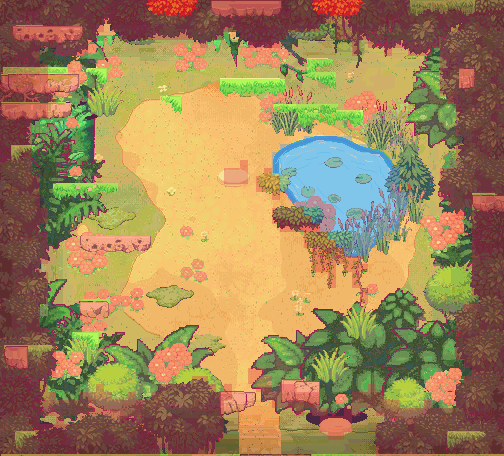

A 2D game scene composited from a Tiled map and its tileset images. What follows is a short description and the map's XML, with every tile layer's data as written:
An orthogonal 63x57 tile map with 8x8 px tiles, 1 tile layer (collision_8px), 1 image layer.

<map version="1.10" tiledversion="1.10.2" orientation="orthogonal" renderorder="right-down" width="63" height="57" tilewidth="8" tileheight="8" infinite="0" nextlayerid="4" nextobjectid="1">
 <properties>
  <property name="moteur" value="RogueEssence / PMDO" />
  <property name="case_lecture_px" type="int" value="24" />
  <property name="viewport" value="320x240" />
 </properties>
 <tileset firstgid="1" source="brosse_collision.tsx" />
 <imagelayer id="1" name="fond">
  <image source="fond.png" width="504" height="456" />
 </imagelayer>
 <layer id="2" name="collision_8px" width="63" height="57" opacity="0.55">
  <data encoding="csv">
2,2,2,2,2,2,2,2,2,2,2,2,2,2,2,2,2,2,2,2,2,2,2,2,2,2,2,2,2,2,2,2,2,2,2,2,2,2,2,2,2,2,2,2,2,2,2,2,2,2,2,2,2,2,2,2,2,2,2,2,2,2,2,
2,2,2,2,2,2,2,2,2,2,2,2,2,2,2,2,2,2,2,2,2,2,2,2,2,2,2,2,2,2,2,2,2,2,2,2,2,2,2,2,2,2,2,2,2,2,2,2,2,2,2,2,2,2,2,2,2,2,2,2,2,2,2,
2,2,2,2,2,2,2,2,2,2,2,2,2,2,2,2,2,2,2,2,2,2,2,2,2,2,2,2,2,2,2,2,2,2,2,2,2,2,2,2,2,2,2,2,2,2,2,2,2,2,2,2,2,2,2,2,2,2,2,2,2,2,2,
2,2,2,2,2,2,2,2,2,2,2,2,2,1,2,2,2,2,2,2,2,2,2,2,2,2,2,2,2,2,2,2,2,2,2,2,2,2,2,2,1,1,2,2,2,2,2,2,2,2,2,2,2,2,2,2,2,2,2,2,2,2,2,
2,2,2,2,2,2,2,2,2,2,2,2,1,1,1,2,2,2,2,2,2,2,2,2,2,2,2,2,1,1,2,2,2,2,2,2,1,1,1,1,1,1,2,2,2,2,2,2,2,2,2,2,2,2,2,2,2,2,2,2,2,2,2,
2,2,2,2,2,2,2,2,2,2,2,1,1,1,1,1,1,1,1,1,1,1,1,1,1,2,1,1,1,1,1,2,2,2,2,1,1,1,1,1,1,1,1,1,2,1,2,2,2,2,2,2,2,2,2,2,2,2,2,2,2,2,2,
2,2,2,2,2,1,1,2,2,2,2,1,1,1,1,1,1,1,1,1,1,1,1,1,1,1,1,1,1,1,1,1,1,1,1,1,1,1,1,1,1,1,1,1,2,1,1,1,2,1,1,2,2,2,1,2,2,2,2,2,2,2,2,
2,2,2,2,2,1,1,1,1,1,1,1,1,1,1,1,1,1,1,1,1,1,1,1,1,1,1,1,1,1,1,1,1,1,1,1,1,1,1,1,1,1,1,1,1,1,1,1,1,1,1,1,1,1,1,2,2,2,2,2,2,2,2,
2,2,2,2,2,2,1,1,1,1,1,1,1,1,1,1,1,1,1,1,1,1,1,1,1,1,1,1,1,1,1,1,1,1,1,1,1,1,1,1,1,1,1,1,1,1,1,1,1,1,1,1,1,1,1,2,2,2,2,2,2,2,2,
2,2,2,2,2,2,1,1,1,1,1,1,1,1,1,1,1,1,1,1,1,1,1,1,1,1,1,1,1,1,1,1,1,1,1,1,1,1,1,1,1,1,1,1,1,1,1,1,1,1,1,1,1,1,1,2,2,2,2,2,2,2,2,
2,2,2,2,2,2,1,1,1,1,1,1,1,1,1,1,1,1,1,1,1,1,1,1,1,1,1,1,1,1,1,1,1,1,1,1,1,1,1,1,1,1,1,1,1,1,1,1,1,1,1,1,1,1,1,2,2,2,2,2,2,2,2,
2,2,2,2,2,2,2,1,1,1,1,1,1,1,1,1,1,1,1,1,1,1,1,1,1,1,1,1,1,1,1,1,1,1,1,1,1,1,1,1,1,1,1,1,1,1,1,1,1,1,1,1,1,1,1,2,2,2,2,2,2,2,2,
2,2,2,2,2,2,2,1,1,1,1,1,1,1,1,1,1,1,1,1,1,1,1,1,1,1,1,1,1,1,1,1,1,1,1,1,1,1,1,1,1,1,1,1,1,1,1,1,1,1,1,1,1,1,1,1,2,2,2,2,2,2,2,
2,2,2,2,2,2,1,1,1,1,1,1,1,1,1,1,1,1,1,1,1,1,1,1,1,1,1,1,1,1,1,1,1,1,1,1,1,1,1,1,1,1,1,1,1,1,1,1,1,1,1,1,1,1,1,1,1,2,2,2,2,2,2,
2,2,2,2,2,2,1,1,1,1,1,1,1,1,1,1,1,1,1,1,1,1,1,1,1,1,1,1,1,1,1,1,1,1,1,1,1,1,1,1,1,1,1,1,1,1,1,1,1,1,1,1,1,1,1,1,1,2,2,2,2,2,2,
2,2,2,2,1,1,1,1,1,1,1,1,1,1,1,1,1,1,1,1,1,1,1,1,1,1,1,1,1,1,1,1,1,1,1,1,1,1,1,1,1,1,1,1,1,1,1,1,1,1,1,1,1,1,1,1,1,2,2,2,2,2,2,
2,2,2,2,1,1,1,1,1,1,1,1,1,1,1,1,1,1,1,1,1,1,1,1,1,1,1,1,1,1,1,1,1,1,1,1,1,1,1,1,1,1,1,1,1,1,1,1,1,1,1,1,1,1,1,1,1,2,2,2,2,2,2,
2,2,2,2,1,1,1,1,1,1,1,1,1,1,1,1,1,1,1,1,1,1,1,1,1,1,1,1,1,1,1,1,1,1,1,1,1,1,3,3,3,3,3,3,1,1,1,1,1,1,1,1,1,1,1,1,1,1,2,2,2,2,2,
2,2,2,2,1,1,1,1,1,1,1,1,1,1,1,1,1,1,1,1,1,1,1,1,1,1,1,1,1,1,1,1,1,1,1,3,3,3,3,3,3,3,3,3,3,3,1,1,1,1,1,1,1,1,1,1,1,2,2,2,2,2,2,
2,2,2,2,1,1,1,1,1,1,1,1,1,1,1,1,1,1,1,1,1,1,1,1,1,1,1,1,1,1,1,1,1,1,3,3,3,3,3,3,3,3,3,3,3,3,3,3,1,1,1,1,1,1,1,1,1,2,2,2,2,2,2,
2,2,2,2,1,1,1,1,1,1,1,1,1,1,1,1,1,1,1,1,1,1,1,1,1,1,1,1,1,1,2,1,1,1,3,3,3,3,3,3,3,3,3,3,3,3,3,3,3,1,1,1,1,1,1,1,1,2,2,2,2,2,2,
2,2,2,2,1,1,1,1,1,1,1,1,1,1,1,1,1,1,1,1,1,1,1,1,1,1,1,1,2,2,2,1,1,2,3,3,3,3,3,3,3,3,3,3,3,3,3,3,3,3,1,1,1,1,1,2,2,2,2,2,2,2,2,
2,2,2,2,2,1,1,1,1,1,1,1,1,1,1,1,1,1,1,1,1,1,1,1,1,1,1,1,2,2,2,1,2,2,2,3,3,3,3,3,3,3,3,3,3,3,3,3,3,3,1,1,1,1,1,2,2,2,2,2,2,2,2,
2,2,2,2,2,1,1,1,1,1,1,1,1,1,1,1,1,1,1,1,1,1,1,1,1,1,1,1,1,1,1,1,2,2,2,3,3,3,3,3,3,3,3,3,3,3,3,3,3,3,1,1,1,1,1,2,2,2,2,2,2,2,2,
2,2,2,2,2,1,1,1,1,1,1,1,1,1,1,1,1,1,1,1,1,1,1,1,1,1,1,1,1,1,1,1,1,1,2,1,3,3,3,3,3,3,3,3,3,3,3,3,3,3,3,1,1,1,1,2,2,2,2,2,2,2,2,
2,2,2,2,2,1,1,1,1,1,1,1,1,1,1,1,1,1,1,1,1,1,1,1,1,1,1,1,1,1,1,1,1,1,1,1,1,3,3,3,3,3,3,3,3,3,3,3,3,3,3,1,1,1,1,1,2,2,2,2,2,2,2,
2,2,2,2,2,2,1,1,1,1,1,1,1,1,1,1,1,1,1,1,1,1,1,1,1,1,1,1,1,1,1,1,1,1,2,2,2,2,3,3,3,3,3,3,3,3,3,3,3,3,3,1,1,1,1,1,1,2,1,2,2,2,2,
2,2,2,2,2,2,1,1,1,1,1,1,1,1,1,1,1,1,1,1,1,1,1,1,1,1,1,1,1,1,1,1,1,1,2,2,2,2,2,3,3,3,3,3,3,3,3,3,3,3,1,1,1,1,1,1,1,1,1,2,2,2,2,
2,2,2,2,2,1,1,1,1,1,1,1,1,1,1,1,1,1,1,1,1,1,1,1,1,1,1,1,1,1,1,1,1,1,1,2,2,2,2,2,3,3,3,3,3,3,3,3,3,3,1,1,1,1,1,1,1,1,1,2,2,2,2,
2,2,2,2,2,2,1,1,1,1,1,1,1,1,1,1,1,1,1,1,1,1,1,1,1,1,1,1,1,1,1,1,1,1,1,1,1,1,2,2,2,3,3,3,3,3,3,3,1,1,1,1,1,1,1,1,1,1,1,2,2,2,2,
2,2,2,2,2,2,1,1,1,1,1,1,1,1,1,1,1,1,1,1,1,1,1,1,1,1,1,1,1,1,1,1,1,1,1,1,1,1,2,2,2,2,3,3,3,3,3,1,1,1,1,1,1,1,1,1,1,1,1,2,2,2,2,
2,2,2,2,2,2,1,1,1,1,1,1,1,1,1,1,1,1,1,1,1,1,1,1,1,1,1,1,1,1,1,1,1,1,1,1,1,1,1,2,2,2,2,3,3,3,1,1,1,1,1,1,1,1,1,1,1,1,1,2,2,2,2,
2,2,2,2,2,2,1,1,1,1,1,1,1,1,1,1,1,1,1,1,1,1,1,1,1,1,1,1,1,1,1,1,1,1,1,1,1,1,1,2,2,2,2,2,2,1,1,1,1,1,1,1,1,1,1,1,1,1,1,2,2,2,2,
2,2,2,2,2,1,1,1,1,1,1,1,1,1,1,1,1,1,1,1,1,1,1,1,1,1,1,1,1,1,1,1,1,1,1,1,1,1,1,2,2,2,1,2,2,2,1,1,1,1,1,1,1,1,1,1,1,1,1,2,2,2,2,
2,2,2,2,2,2,1,1,1,1,1,1,1,1,1,1,1,1,1,1,1,1,1,1,1,1,1,1,1,1,1,1,1,1,1,1,1,1,1,1,1,2,1,1,2,1,1,1,1,1,1,1,1,1,1,1,1,1,1,2,2,2,2,
2,2,2,2,2,2,1,1,1,1,1,1,1,1,1,1,1,1,1,1,1,1,1,1,1,1,1,1,1,1,1,1,1,1,1,1,1,1,1,1,1,2,1,1,2,1,1,1,1,1,1,1,1,1,1,1,1,1,1,2,2,2,2,
2,2,2,2,2,2,1,1,1,1,1,1,1,1,1,1,1,1,1,1,1,1,1,1,1,1,1,1,1,1,1,1,1,1,1,1,1,1,1,1,1,1,1,1,1,2,1,1,1,1,1,1,1,1,1,1,1,1,1,2,2,2,2,
2,2,2,2,2,2,1,1,1,1,1,1,1,1,1,1,1,1,1,1,1,1,1,1,1,1,1,1,1,1,1,1,1,1,1,1,1,1,1,1,1,1,1,1,1,2,1,1,1,1,1,1,1,1,1,1,1,1,1,1,2,2,2,
2,2,2,2,2,1,1,1,1,1,1,1,1,1,1,1,1,1,1,1,1,1,1,1,1,1,1,1,1,1,1,1,1,1,1,1,1,1,1,1,1,1,1,1,1,1,1,1,1,1,1,1,1,1,1,1,1,1,2,2,2,2,2,
2,2,2,2,2,1,1,1,1,1,1,1,1,1,1,1,1,1,1,1,1,1,1,1,1,1,1,1,1,1,1,1,1,1,1,1,1,1,1,1,1,1,1,1,1,1,1,1,1,1,1,1,1,1,1,1,1,2,2,2,2,2,2,
2,2,2,2,2,1,1,1,1,1,1,1,1,1,1,1,1,1,1,1,1,1,1,1,1,1,1,1,1,1,1,1,1,1,1,1,1,1,1,1,1,1,1,1,1,1,1,1,1,1,1,1,1,1,1,1,1,2,2,2,2,2,2,
2,2,2,2,2,2,1,1,1,1,1,1,1,1,1,1,1,1,1,1,1,1,1,1,1,1,1,1,1,1,1,1,1,1,1,1,1,1,1,1,1,1,1,1,1,1,1,1,1,1,1,1,1,1,1,1,1,2,2,2,2,2,2,
2,2,2,2,2,2,2,1,1,1,1,1,1,1,1,1,1,1,1,1,1,1,1,1,1,1,1,1,1,1,1,1,1,1,1,1,1,1,1,1,1,1,1,1,1,1,1,1,1,1,1,1,1,1,1,1,1,2,2,2,2,2,2,
2,2,2,2,2,2,2,1,1,1,1,1,1,1,1,1,1,1,1,1,1,1,1,1,1,1,1,1,1,1,1,1,1,1,1,1,1,1,1,1,1,1,1,1,1,1,1,1,1,1,1,1,1,1,1,1,1,2,2,2,2,2,2,
2,2,2,2,2,2,2,1,1,1,1,1,1,1,1,1,1,1,1,1,1,1,1,1,1,1,1,1,1,1,1,1,1,1,1,1,1,1,1,1,1,1,1,1,1,1,1,1,1,1,1,1,1,1,1,1,1,2,2,2,2,2,2,
2,2,2,2,2,2,2,1,1,1,1,1,1,1,1,1,1,1,1,1,1,1,1,1,1,1,1,1,1,1,1,1,1,1,1,1,1,1,1,1,1,1,1,1,1,1,1,1,1,1,1,1,1,1,1,1,1,1,2,2,2,2,2,
2,2,2,2,2,2,2,1,1,1,1,1,1,1,1,1,1,1,1,1,1,1,1,1,1,1,1,1,1,1,1,2,2,1,1,1,1,1,1,1,1,1,1,1,1,1,1,1,1,1,1,1,1,1,1,1,1,1,1,2,2,2,2,
2,2,2,2,2,2,1,1,1,1,1,1,1,1,1,1,1,1,1,1,1,1,1,1,2,2,1,1,1,1,1,2,2,2,1,1,1,1,1,1,1,1,1,1,1,1,1,1,1,1,1,1,1,1,1,1,1,1,2,2,2,2,2,
2,2,2,2,2,2,1,1,1,1,1,1,2,1,1,1,1,1,1,1,2,2,2,2,2,2,2,1,2,1,1,1,2,2,1,2,2,1,1,1,1,1,1,1,1,1,2,1,1,1,1,1,1,1,1,1,1,2,2,2,2,2,2,
2,2,2,2,2,2,2,1,1,1,2,2,2,2,1,1,2,1,1,2,2,2,2,2,2,2,2,2,2,1,1,1,1,2,2,2,2,2,2,2,1,1,1,1,2,2,2,2,1,1,1,1,1,1,1,1,1,2,2,2,2,2,2,
2,2,2,2,2,2,2,2,2,2,2,2,2,2,2,2,2,2,2,2,2,2,2,2,2,2,2,2,1,1,1,1,1,1,2,2,2,2,2,2,1,1,1,1,2,2,2,2,2,2,1,1,1,2,1,1,1,2,2,2,2,2,2,
2,2,2,2,2,2,2,2,2,2,2,2,2,2,2,2,2,2,2,2,2,2,2,2,2,2,2,2,1,1,1,1,1,1,1,1,1,2,1,2,2,1,1,2,2,1,1,2,2,2,2,2,2,2,2,2,2,2,2,2,2,2,2,
2,2,2,2,2,1,1,2,1,1,2,2,2,2,2,2,2,2,2,2,2,2,2,2,2,2,2,2,1,1,1,1,1,1,1,1,1,1,1,1,2,2,2,2,1,1,1,1,2,2,2,2,2,2,2,2,2,2,2,2,2,2,2,
2,2,2,2,2,2,2,2,2,2,2,2,2,2,2,2,2,2,2,2,2,2,2,2,2,2,2,2,1,1,1,1,1,1,1,1,1,1,1,1,2,2,2,2,1,1,1,2,2,2,2,2,2,2,2,2,2,2,2,2,2,2,2,
2,2,2,2,2,2,2,2,2,2,2,2,2,2,2,2,2,2,2,2,2,2,2,2,2,2,2,2,1,1,1,1,1,1,1,1,1,1,1,1,1,2,2,1,1,1,1,2,2,2,2,2,2,2,2,2,2,2,2,2,2,2,2,
2,2,2,2,2,2,2,2,2,2,2,2,2,2,2,2,2,2,2,2,2,2,2,2,2,2,2,1,1,1,1,1,1,1,1,1,1,1,1,1,1,1,1,1,1,1,1,2,2,2,2,2,2,2,2,2,2,2,2,2,2,2,2,
2,2,2,2,2,2,2,2,2,2,2,2,2,2,2,2,2,2,2,2,1,2,2,2,2,2,2,1,1,1,1,1,1,1,1,1,1,1,1,1,1,1,1,1,1,1,1,2,2,2,2,2,2,2,2,2,2,2,2,2,2,2,2
  </data>
 </layer>
</map>
